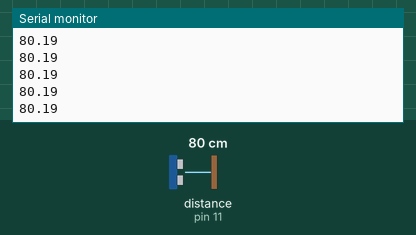
Bench run of a sketch on a simulated Arduino Uno, built with avr-gcc and run on an emulated ATmega328P. Parts: the last lines printed to the serial monitor. The inputs (shaded band) are chosen by the test bench; at power-on: distance to the obstacle (sensor on pin 11) 80 cm. The echo pulse lasts 58.3 µs per cm.

Above: at 4.2 s.
4.3 s: distance to the obstacle (sensor on pin 11) set to 2 cm
At 5.0 s:
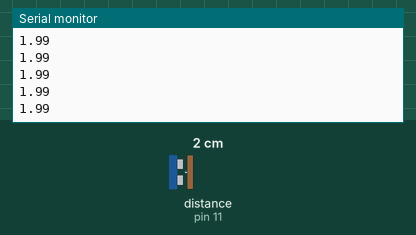
5.8 s: distance to the obstacle (sensor on pin 11) set to 4 cm
At 6.8 s:
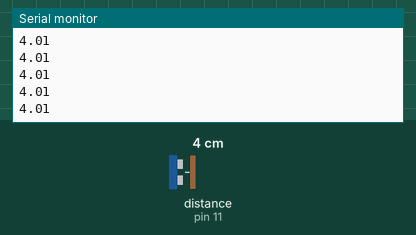
Timing chart, 0 to 8.8 s (numbered marks = the images above; inputs shaded):
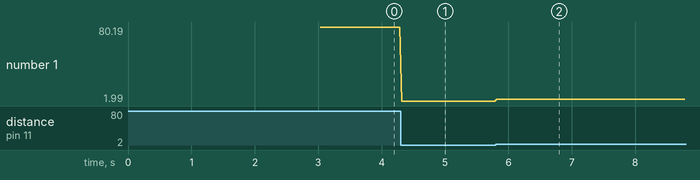

The sketch:

sensmotleo.ino
```cpp
#include <NewPing.h>

#define TRIGGER_PIN 12 	 // Arduino pin tied to trigger pin on the ultrasonic sensor.
#define ECHO_PIN 11    	 // Arduino pin tied to echo pin on the ultrasonic sensor.
#define MAX_DISTANCE 200 // Maximum distance we want to ping for (in cm). Maximum sensor distance is rated at 400-500cm

NewPing sonar{TRIGGER_PIN, ECHO_PIN, MAX_DISTANCE};  // NewPing setup of pins and maximum distance.

void setup()
{
	delay(3000);
	Serial.begin(115200);  // Open serial monitor at 115200 baud to see ping results.
}
void loop()
{
	delay(30);			// Wait 50ms between pings (about 20 pings/sec). 29ms should be the shortest delay between pings.
	unsigned int uS = sonar.ping();	// Send ping, get ping time in microseconds (uS).
	float s = uS*0.034385/2;	// Convert ping time to distance and print result (0 = outside set distance range, no ping echo)
	Serial.println(s);
}
```

Measured:
- after the input at 4.3 s, the serial monitor: prints a new line at once (image 1)
- after the input at 5.8 s, the serial monitor: prints a new line at once (image 2)
- plotted number 1: 80.19 → 1.99 after the input at 4.3 s, 1.99 → 4.01 after the input at 5.8 s
